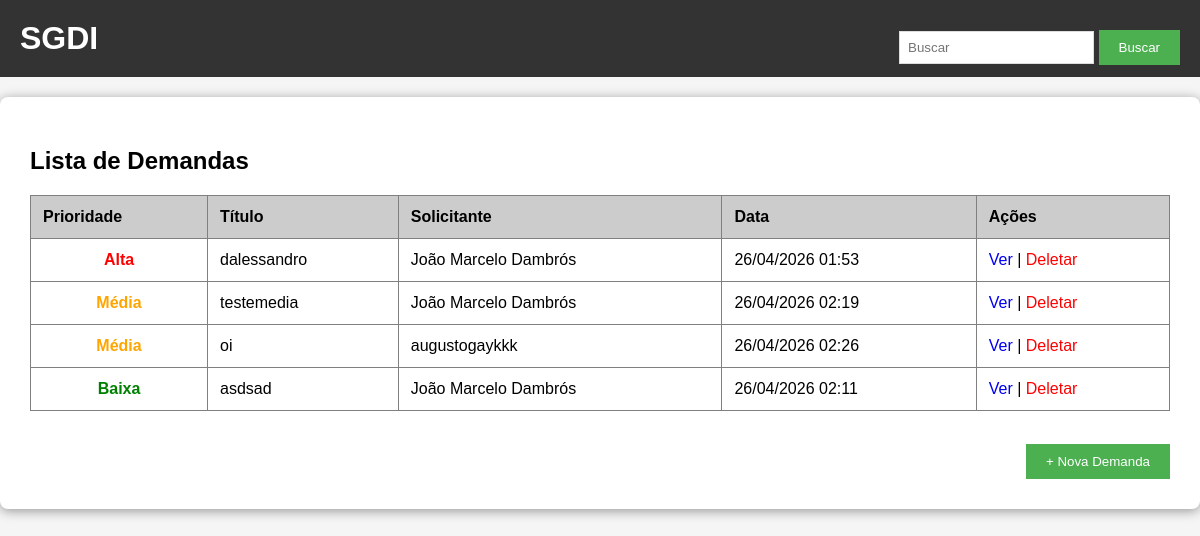
/ (signed in), run on the app's committed database.
### tables this page shows
CREATE TABLE demandas (
        id INTEGER PRIMARY KEY AUTOINCREMENT,
        titulo TEXT,
        descricao TEXT,
        solicitante TEXT,
        data_criacao TEXT,
        id_prioridade INTEGER,
        FOREIGN KEY (id_prioridade) REFERENCES prioridades(id)
    );

CREATE TABLE prioridades (
        id INTEGER PRIMARY KEY AUTOINCREMENT,
        peso INTEGER,
        valor TEXT
    );

### app.py (the view)
@app.route('/')
@login_required
def index():
    conn = get_db()
    query = '''
        SELECT d.*, p.valor as prioridade_nome
        FROM demandas d
        LEFT JOIN prioridades p ON d.id_prioridade = p.id
        ORDER BY p.peso DESC, d.data_criacao ASC
        LIMIT 10
    '''
    demandas = conn.execute(query).fetchall()
    total = conn.execute('SELECT COUNT(*) FROM demandas').fetchone()[0]
    conn.close()
    return render_template('index.html', demandas=demandas, total=total, offset=10)

### app.py (called while the page is built)
def get_db():
    conn = sqlite3.connect('demandas.db')
    conn.row_factory = sqlite3.Row
    return conn

def login_required(f):
    @wraps(f)
    def decorated(*args, **kwargs):
        if 'user_id' not in session:
            flash('Faça login para continuar.', 'warning')
            return redirect(url_for('auth.login'))
        return f(*args, **kwargs)
    return decorated

### templates/index.html (shortened to what this page needs)
{% extends "base.html" %}
{% block content %}
<h2>Lista de Demandas</h2>
<table border="1" cellpadding="10" cellspacing="0" width="100%" id="tabela-demandas">
    <thead>
        <tr bgcolor="#cccccc">
            <th>Prioridade</th>
            <th>Título</th>
            <th>Solicitante</th>
            <th>Data</th>
            <th>Ações</th>
        </tr>
    </thead>
    <tbody id="corpo-tabela">
        {% for demanda in demandas %}
        <tr>
            <td align="center">
                {% if demanda['prioridade_nome'] == 'Alta' %}
                    <b style="color:red;">{{ demanda['prioridade_nome'] }}</b>
                {% elif demanda['prioridade_nome'] == 'Média' %}
                    <b style="color:orange;">{{ demanda['prioridade_nome'] }}</b>
                {% else %}
                    <b style="color:green;">{{ demanda['prioridade_nome'] }}</b>
                {% endif %}
            </td>
            <td>{{ demanda['titulo'] }}</td>
            <td>{{ demanda['solicitante'] }}</td>
            <td>{{ demanda['data_criacao'] }}</td>
            <td>
                <a href="/detalhes/{{ demanda['id'] }}">Ver</a> |
                <a href="/deletar/{{ demanda['id'] }}" style="color:red;" onclick="return confirm('Excluir esta demanda?')">Deletar</a>
            </td>
        </tr>
        {% endfor %}
    </tbody>
</table>
<br>
<div style="display: flex; justify-content: space-between; align-items: center; margin-top: 15px;">
    <a href="/nova_demanda"><button>+ Nova Demanda</button></a>
</div>
{% endblock %}

### templates/base.html (shortened to what this page needs)
<!DOCTYPE html>
<html>
<head>
    <link rel="stylesheet" href="{{ url_for('static', filename='style.css') }}">
</head>
<body>
    <div class="header">
<a href="/" style="text-decoration: none; color: white;"><h1>SGDI</h1></a>        <div class="menu">
            <form action="/buscar" method="GET" style="display:inline;">
                <input type="text" name="q" placeholder="Buscar">
                <button type="submit">Buscar</button>
            </form>
        </div>
    </div>
    <div class="container">
        {% block content %}{% endblock %}
    </div>
</body>
</html>

### static/style.css (style rules this page uses)
body { font-family: Arial, sans-serif; background-color: #f5f5f5; padding: 0; margin: 0; }
.header { background-color: #333; color: white; padding: 20px; }
.header h1 { margin: 0; display: inline-block; }
.menu { float: right; margin-top: 10px; }
.container { max-width: 1200px; margin: 20px auto; background: white; padding: 30px; box-shadow: 0 2px 12px rgba(0,0,0,0.39); border-radius: 8px; }
button { background-color: #4CAF50; color: white; padding: 10px 20px; border: none; cursor: pointer; }
table { border-collapse: collapse; }
th { text-align: left; padding: 12px; }
td { padding: 12px; }
table a { text-decoration: none; }
input[type="text"], textarea { padding: 8px; border: 1px solid #ddd; }

### templates/base.html (style rules this page uses)
body { margin: 0; }

### data on the page
demandas: prioridade_nome "Alta", titulo "dalessandro", solicitante "João Marcelo Dambrós", data_criacao "26/04/2026 01:53"
demandas: prioridade_nome "Média", titulo "testemedia", solicitante "João Marcelo Dambrós", data_criacao "26/04/2026 02:19"
demandas: prioridade_nome "Média", titulo "oi", solicitante "augustogaykkk", data_criacao "26/04/2026 02:26"
demandas: prioridade_nome "Baixa", titulo "asdsad", solicitante "João Marcelo Dambrós", data_criacao "26/04/2026 02:11"
